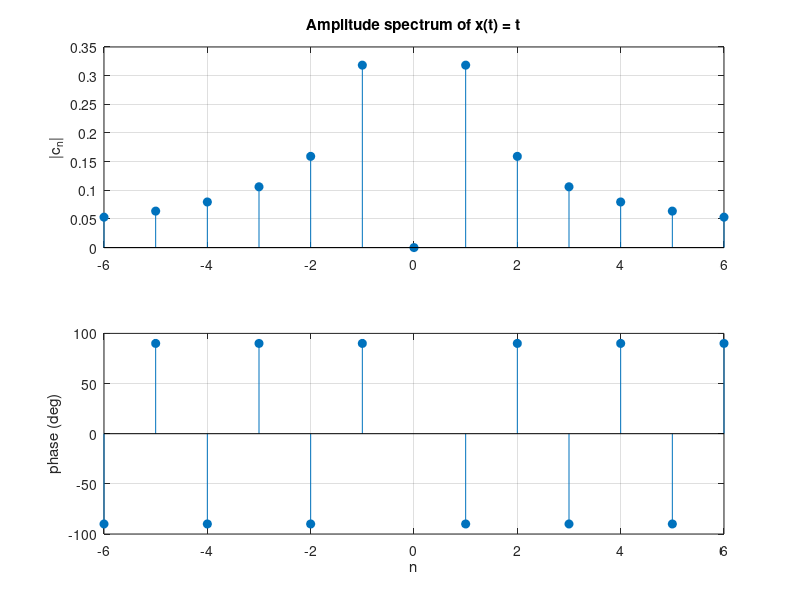
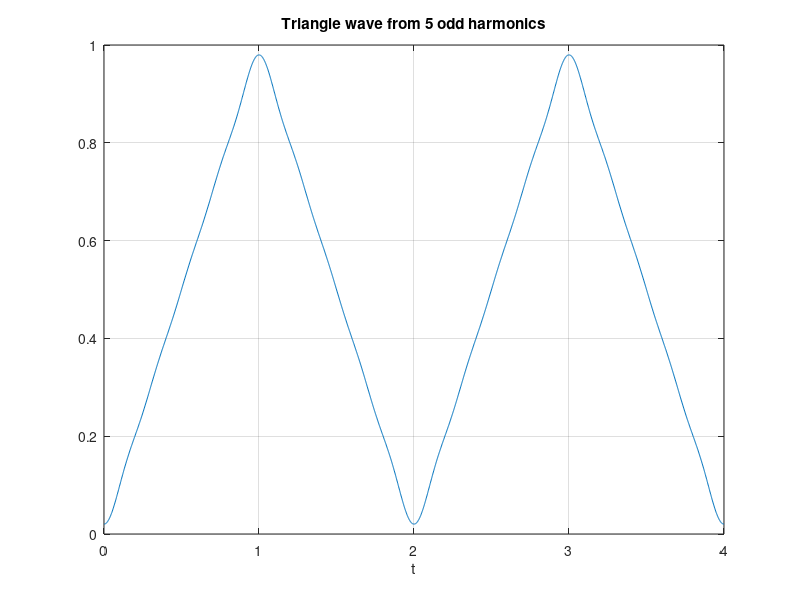

The MATLAB script that drew these images, in order:
% Signals and Systems — Trigonometric Form and Examples
%title: Fourier Series Examples, Checked Numerically
%ar-title: أمثلة متسلسلة فورييه والتحقق منها
%lesson: ss-ch3-2
%course: signals-systems

%% A function that computes ck for any periodic signal
%ar: نكتب دالة fs_coef(x, T0, k): تأخذ دالة x على دورة من −T0/2 إلى T0/2 وترجع المعاملات. نستخدمها في كل الأمثلة.
fs = @(x, T0, k) arrayfun(@(m) integral(@(t) x(t).*exp(-1j*m*2*pi/T0*t), -T0/2, T0/2, 'AbsTol', 1e-12)/T0, k);

%% Example 1: |cos t|
%ar: T0 = π، و ck = 2(−1)^k / (π(1 − 4k²)).
k = 0:5;
c = fs(@(t) abs(cos(t)), pi, k);
cf = 2*(-1).^k ./ (pi*(1 - 4*k.^2));
fprintf('k = %d: %9.6f  formula %9.6f\n', [k; real(c); cf])
%check: max(abs(c - cf)) < 1e-9

%% Example 4: x(t) = t on (-1, 1)
%ar: cn = j(−1)^n/(nπ) و c0 = 0: معاملات تخيلية بحتة (لأن الإشارة فردية). نرسم طيفي السعة والطور.
n = -6:6;
c = fs(@(t) t, 2, n);
fprintf('|c1| = %.4f, |c2| = %.4f, |c3| = %.4f\n', abs(c(n == 1)), abs(c(n == 2)), abs(c(n == 3)))
subplot(2,1,1); stem(n, abs(c), 'filled'); grid on; ylabel('|c_n|'); title('Amplitude spectrum of x(t) = t')
subplot(2,1,2); stem(n(n ~= 0), angle(c(n ~= 0))*180/pi, 'filled'); grid on; ylabel('phase (deg)'); xlabel('n')
%check: abs(abs(c(n == 1)) - 0.3183) < 1e-4

%% Example 3: cos 4t + sin 6t
%ar: ω0 = 2، والمعاملات غير الصفرية فقط عند k = ±2 و ±3. نتحقق عدديًا: كل الباقي صفر.
k = -4:4;
c = fs(@(t) cos(4*t) + sin(6*t), pi, k);
fprintf('k = %+d: %7.4f %+7.4fj\n', [k; real(c); imag(c)])
%check: abs(c(k == 2) - 0.5) < 1e-9 && abs(c(k == 3) - 1/(2j)) < 1e-9

%%! Project idea: synthesize a triangle wave
%ar: مشروع: موجة مثلثية من توافقياتها الفردية فقط −2/(π²k²). المعاملات تصغر كـ 1/k² فيكفي عدد قليل لشكل ممتاز (مقارنة بالمربعة 1/k).
t = linspace(0, 4, 2000); x = 0.5*ones(size(t));
for kk = 1:2:9, x = x + 2*real(-2/(pi^2*kk^2)*exp(1j*kk*pi*t)); end
figure; plot(t, x); grid on; xlabel('t'); title('Triangle wave from 5 odd harmonics')
